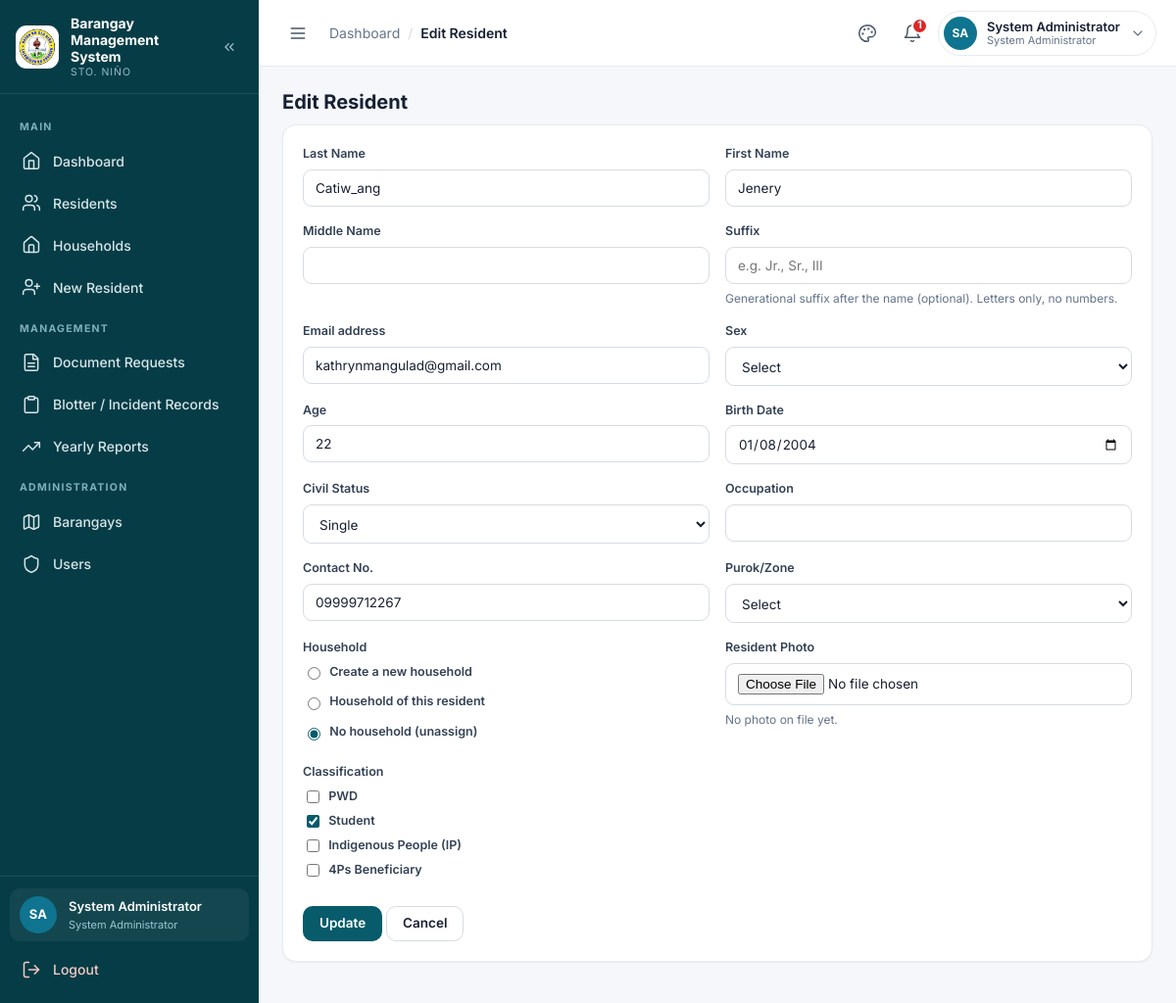
Page /pages/resident_edit.php?id=35 (signed in) on the committed database.
### tables this page shows
CREATE TABLE `residents` (
  `id` int(11) NOT NULL AUTO_INCREMENT,
  `barangay_id` int(11) NOT NULL,
  `user_id` int(11) DEFAULT NULL,
  `last_name` varchar(255) NOT NULL,
  `first_name` varchar(100) NOT NULL,
  `middle_name` varchar(100) DEFAULT NULL,
   
  `suffix` varchar(20) DEFAULT NULL,
  `sex` varchar(20) DEFAULT NULL,
  `age` int(11) NOT NULL,
  `birth_date` date DEFAULT NULL,
  `civil_status` varchar(50) DEFAULT NULL,
  `occupation` varchar(100) DEFAULT NULL,
  `contact_no` varchar(30) DEFAULT NULL,
  `email` varchar(255) DEFAULT NULL,
  `address` varchar(255) DEFAULT NULL,
  `photo` varchar(255) DEFAULT NULL,
  `household_id` int(11) DEFAULT NULL,
   
  `household_no` varchar(50) DEFAULT NULL,
  `is_pwd` enum('Yes','No') NOT NULL DEFAULT 'No',
  `is_student` enum('Yes','No') NOT NULL DEFAULT 'No',
  `is_ip` enum('Yes','No') NOT NULL DEFAULT 'No',
  `is_4ps` enum('Yes','No') NOT NULL DEFAULT 'No',
  `created_at` timestamp NOT NULL DEFAULT current_timestamp(),
  `updated_at` timestamp NOT NULL DEFAULT current_timestamp(),
  `deleted_at` timestamp NULL DEFAULT NULL,
  PRIMARY KEY (`id`),
  UNIQUE KEY `uq_residents_user` (`user_id`),
  KEY `idx_residents_barangay` (`barangay_id`),
  KEY `idx_residents_deleted_at` (`deleted_at`),
  KEY `idx_residents_household` (`household_id`),
  CONSTRAINT `residents_ibfk_1` FOREIGN KEY (`barangay_id`) REFERENCES `barangays` (`id`),
  CONSTRAINT `fk_residents_user` FOREIGN KEY (`user_id`) REFERENCES `users` (`id`) ON DELETE SET NULL ON UPDATE CASCADE,
  CONSTRAINT `fk_residents_household` FOREIGN KEY (`household_id`) REFERENCES `households` (`id`) ON DELETE SET NULL ON UPDATE CASCADE
);

CREATE TABLE `users` (
  `id` int(11) NOT NULL AUTO_INCREMENT,
  `username` varchar(100) NOT NULL,
  `email` varchar(255) DEFAULT NULL,
  `password` varchar(255) NOT NULL,
  `full_name` varchar(150) NOT NULL,
  `role` enum('admin','secretary','resident') NOT NULL DEFAULT 'secretary',
  `barangay_id` int(11) DEFAULT NULL,
  `brgy_name` varchar(100) DEFAULT NULL,
  `created_at` timestamp NOT NULL DEFAULT current_timestamp(),
  `status` enum('pending','active','rejected','suspended') NOT NULL DEFAULT 'active',
  `deleted_at` timestamp NULL DEFAULT NULL,
  PRIMARY KEY (`id`),
  UNIQUE KEY `username` (`username`),
  UNIQUE KEY `uq_users_email` (`email`),
  KEY `barangay_id` (`barangay_id`),
  KEY `idx_users_deleted_at` (`deleted_at`),
  CONSTRAINT `users_ibfk_1` FOREIGN KEY (`barangay_id`) REFERENCES `barangays` (`id`)
);

### config/config.php (called while the page is built, shortened)
<?php
if (!function_exists('url')) {
    function url($path = '') {
        $path = ltrim((string)$path, '/');
        return BASE_URL . '/' . $path;
    }
}
function e($value) { return htmlspecialchars((string)$value, ENT_QUOTES, 'UTF-8'); }

### pages/resident_edit.php (the view, shortened to what this page needs)
<?php
require_once __DIR__ . '/../config/config.php'; require_once __DIR__ . '/../includes/mailer.php'; require_staff(); $id=(int)($_GET['id']??0);$page_title='Edit Resident';
$s=$conn->prepare('SELECT r.*, u.email AS account_email, u.id AS account_id,
                          h.household_no AS hh_no, h.head_resident_id AS hh_head_id
                     FROM residents r
                     LEFT JOIN users u ON u.id = r.user_id
                     LEFT JOIN households h ON h.id = r.household_id
                    WHERE r.id=? AND r.deleted_at IS NULL LIMIT 1');
$s->bind_param('i',$id);
$s->execute();
$r=$s->get_result()->fetch_assoc();$s->close();if(!$r)die('Resident not found.');
$r['household_mode']    = ((int)($r['household_id'] ?? 0) > 0) ? 'existing' : 'none';
$r['household_form_id'] = (int)($r['household_id'] ?? 0);
$r['household_form_no'] = '';
$r['is_head_form']      = ((int)($r['hh_head_id'] ?? 0) === $id);
$ip_col=null; $ip_int=false; $fp_col=null; $fp_int=false;
foreach(['is_ip','is_indigenous','indigenous'] as $cand){ $qc=$conn->query("SHOW COLUMNS FROM residents LIKE '$cand'"); if($qc){ if($qc->num_rows>0){ $ip_col=$cand; break; } } }
foreach(['is_4ps','is_fourps','fourps','pantawid'] as $cand){ $qc=$conn->query("SHOW COLUMNS FROM residents LIKE '$cand'"); if($qc){ if($qc->num_rows>0){ $fp_col=$cand; break; } } }
$ip_on = ($ip_col !== null) && in_array(strtolower((string)($r[$ip_col] ?? '')), ['yes','1'], true);
$fp_on = ($fp_col !== null) && in_array(strtolower((string)($r[$fp_col] ?? '')), ['yes','1'], true);
include BASE_PATH . '/partials/header.php';?>
<h2>Edit Resident</h2>
<div class="card">
<form method="post" enctype="multipart/form-data"><?= csrf_field() ?><div class="form-grid">
    <div><label for="last_name">Last Name</label><input id="last_name" name="last_name" value="<?=e($r['last_name'])?>" required pattern="[^\d]*" title="Letters only - no numbers"></div>
    <div><label for="first_name">First Name</label><input id="first_name" name="first_name" value="<?=e($r['first_name'])?>" required pattern="[^\d]*" title="Letters only - no numbers"></div>
    <div><label for="middle_name">Middle Name</label><input id="middle_name" name="middle_name" value="<?=e($r['middle_name']) ?>" pattern="[^\d]*" title="Letters only - no numbers"></div>
    <div><label for="suffix">Suffix</label><input id="suffix" name="suffix" maxlength="20" pattern="[^\d]*" title="Letters only - no numbers" placeholder="e.g. Jr., Sr., III" value="<?=e($r['suffix'] ?? '') ?>"><p class="field-hint">Generational suffix after the name (optional). Letters only, no numbers.</p></div>
    <div><label for="email">Email address</label><input id="email" type="email" name="email" maxlength="255" autocomplete="email" value="<?=e($r['email'] ?? ($r['account_email'] ?? '')) ?>" placeholder="Contact email (optional)"></div>
    <div>
        <label for="sex">Sex</label>
        <select id="sex" name="sex">
            <option value="">Select</option>
        </select>
    </div>
    <div><label for="age">Age</label><input id="age" type="number" min="0" max="150" name="age" value="<?=e($r['age']) ?>" readonly title="Automatically computed from the birth date"></div>
    <?php $bd_min = date('Y-m-d', strtotime('-120 years')); $bd_max = date('Y-m-d'); ?>
    <div><label for="birth_date">Birth Date</label><input id="birth_date" type="date" name="birth_date" value="<?=e($r['birth_date']) ?>" min="<?= e($bd_min) ?>" max="<?= e($bd_max) ?>"></div>
    <div>
        <label for="civil_status">Civil Status</label>
        <select id="civil_status" name="civil_status">
            <option value="Single"<?= $r['civil_status'] === 'Single' ? ' selected' : '' ?>>Single</option>
        </select>
    </div>
    <div><label for="occupation">Occupation</label><input id="occupation" name="occupation" value="<?=e($r['occupation']) ?>"></div>
    <div><label for="contact_no">Contact No.</label><input id="contact_no" name="contact_no" value="<?=e($r['contact_no']) ?>"></div>
    <div><label for="address">Purok/Zone</label><select id="address" name="address"><?php  $cur_zone = trim((string)($r['address'] ?? '')); ?><option value=""<?= $cur_zone === '' ? ' selected' : '' ?>>Select</option></select></div>
    <div>
        <span class="field-label">Household</span>
        <div style="display:grid;gap:6px">
            <label><input type="radio" name="household_mode" value="new"<?= $r['household_mode'] === 'new' ? ' checked' : '' ?>> Create a new household</label>
            <label><input type="radio" name="household_mode" value="existing"<?= $r['household_mode'] === 'existing' ? ' checked' : '' ?>> Household of this resident</label>
            <label><input type="radio" name="household_mode" value="none"<?= $r['household_mode'] === 'none' ? ' checked' : '' ?>> No household (unassign)</label>
        </div>
    </div>
    <div>
        <label for="photo">Resident Photo</label>
        <input id="photo" type="file" name="photo" accept="image/*">
        <?php if (!empty($r['photo']) && @file_exists(BASE_PATH . '/' . $r['photo'])): ?>
            <p class="field-hint">Current photo on file. Leave blank to keep it.</p>
            <img src="<?= e(url($r['photo'])) ?>" alt="" style="width:80px;height:80px;object-fit:cover;border-radius:10px;display:block;margin-top:8px">
        <?php else: ?>
            <p class="field-hint">No photo on file yet.</p>
        <?php endif; ?>
    </div>
    <div>
        <span class="field-label">Classification</span>
        <label><input type="checkbox" name="is_pwd" value="Yes"<?= $r['is_pwd'] === 'Yes' ? ' checked' : '' ?>> PWD</label>
        <label><input type="checkbox" name="is_student" value="Yes"<?= $r['is_student'] === 'Yes' ? ' checked' : '' ?>> Student</label>
        <?php if ($ip_col !== null): ?>
        <label><input type="checkbox" name="is_ip" value="Yes"<?= $ip_on ? ' checked' : '' ?>> Indigenous People (IP)</label>
        <?php endif; ?>
        <?php if ($fp_col !== null): ?>
        <label><input type="checkbox" name="is_4ps" value="Yes"<?= $fp_on ? ' checked' : '' ?>> 4Ps Beneficiary</label>
        <?php endif; ?>
    </div>
</div><br><button class="btn" type="submit">Update</button> <a class="btn btn--ghost" href="<?= e(url('pages/residents.php')) ?>">Cancel</a></form></div>
<?php include BASE_PATH . '/partials/footer.php';

### rows in the picture
residents: last_name "Catiw_ang", first_name "Jenery", email "kathrynmangulad@gmail.com", age "22", birth_date "01/08/2004", civil_status "Single", contact_no "09999712267", address "Select", is_student "☑"

### other values in the picture
$group "MAIN"
$item['label'] "Dashboard"
$item['label'] "Residents"
$item['label'] "Households"
$item['label'] "New Resident"
$group "MANAGEMENT"
$item['label'] "Document Requests"
$item['label'] "Blotter / Incident Records"
$item['label'] "Yearly Reports"
$group "ADMINISTRATION"
$item['label'] "Barangays"
$item['label'] "Users"
$initials "SA"
$full_name "System Administrator"
$role_label "System Administrator"
